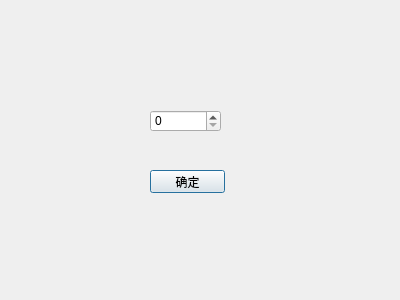
<?xml version="1.0" encoding="UTF-8"?>
<ui version="4.0">
 <class>MyDialog</class>
 <widget class="QDialog" name="MyDialog">
  <property name="geometry">
   <rect>
    <x>0</x>
    <y>0</y>
    <width>400</width>
    <height>300</height>
   </rect>
  </property>
  <property name="windowTitle">
   <string>Dialog</string>
  </property>
  <widget class="QPushButton" name="pushButton">
   <property name="geometry">
    <rect>
     <x>150</x>
     <y>170</y>
     <width>75</width>
     <height>23</height>
    </rect>
   </property>
   <property name="text">
    <string>确定</string>
   </property>
  </widget>
  <widget class="QSpinBox" name="spinBox">
   <property name="geometry">
    <rect>
     <x>150</x>
     <y>110</y>
     <width>71</width>
     <height>22</height>
    </rect>
   </property>
  </widget>
 </widget>
 <resources/>
 <connections/>
</ui>
